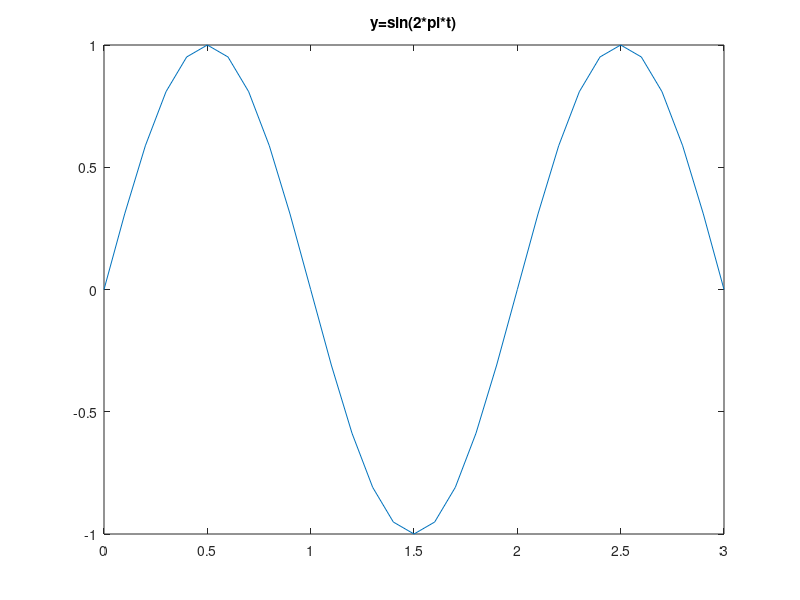

Source code (MATLAB): (Note: this script raises an error after producing the figure.)
clear;clc;
%complex exponential function
%a)
t=0:0.1:3;
y=sin(pi*t);
plot(t,y);title('y=sin(2*pi*t)');
%b)
x=exp(1j*pi*t);
plot_complex(x);
%c)
figure;
plot3(real(x),imag(x),t);grid on;
rotate3d on;xlabel('real part');
ylabel('img part');zlabel('t-axis');